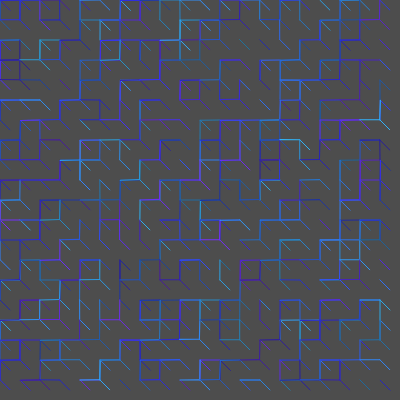
Frame 1 (no input)
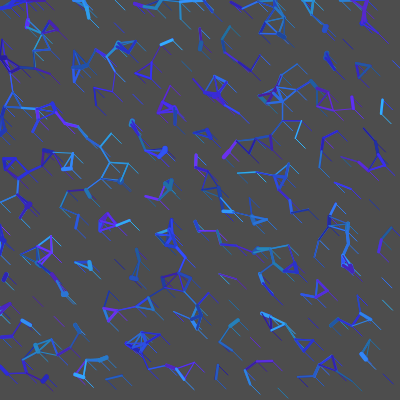
Frame 60 (no input)
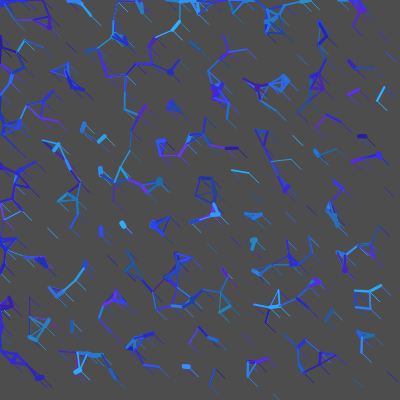
Frame 120 (the mouse pressed at the canvas centre since frame 60)

The p5.js sketch that drew these frames (run headless with seeded random() and noise() and a simulated clock; from frame 60 on, the mouse is pressed at the canvas centre):

// p5.js sketch
// ── sketch.js
let gridSize = 20;
let noiseScale = 0.1;
let particles = [];
let ripples = [];

function setup() {
  createCanvas(400, 400);
  colorMode(HSB, 360, 100, 100);

  noiseDetail(4, 0.5);
  generateParticles();
}

function draw() {
  background(0, 0, 30);

  for (let i = 0; i < particles.length; i++) {
    let p = particles[i];
    p.update();
    p.display();
    p.interact();
  }

  for (let i = 0; i < ripples.length; i++) {
    let ripple = ripples[i];
    ripple.interact();
    ripple.display();
    ripple.update();
  }
}

function generateParticles() {
  for (let x = 0; x < width; x += gridSize) {
    for (let y = 0; y < height; y += gridSize) {
      let xOffset = random(1000);
      let yOffset = random(1000);
      let particle = new Particle(x, y, xOffset, yOffset);
      particles.push(particle);
    }
  }
}

class Particle {
  constructor(x, y, xOffset, yOffset) {
    this.x = x;
    this.y = y;
    this.xOffset = xOffset;
    this.yOffset = yOffset;
    this.radius = gridSize / 2;
    this.color = color(random(200, 260), 80, random(60, 100), 10);
  }

  update() {
    let noiseVal = noise(this.xOffset + frameCount * noiseScale, this.yOffset);
    this.x += map(noiseVal, 0, 1, -1, 1);
    noiseVal = noise(this.xOffset, this.yOffset + frameCount * noiseScale);
    this.y += map(noiseVal, 0, 1, -1, 1);
    this.x = constrain(this.x, 0, width);
    this.y = constrain(this.y, 0, height);
  }

  display() {
    stroke(this.color);
    strokeWeight(1);
    line(this.x, this.y, this.x + this.radius, this.y + this.radius);
  }

  interact() {
    for (let i = 0; i < particles.length; i++) {
      let other = particles[i];
      if (other != this) {
        let d = dist(this.x, this.y, other.x, other.y);
        if (d < gridSize) {
          let alpha = map(d, 0, gridSize, 255, 30);
          stroke(hue(this.color), saturation(this.color), brightness(this.color), alpha);
          strokeWeight(map(d, 0, gridSize, 6, 1));
          line(this.x, this.y, other.x, other.y);
        }
      }
    }
  }
}

class Ripple {
  constructor(x, y, strength, hue) {
    this.x = x;
    this.y = y;
    this.strength = strength;
    this.radius = 0;
    this.maxRadius = random(40, 80);
    this.color = color(hue, 80, 80, 50);
    this.opacity = 255;
  }

  update() {
    this.radius += 5;
    this.opacity -= 5;
    if (this.opacity <= 0) {
      ripples.splice(ripples.indexOf(this), 1);
    }
  }

  display() {
    noFill();
    stroke(hue(this.color), saturation(this.color), brightness(this.color), this.opacity);
    strokeWeight(map(this.radius, 0, this.maxRadius, 10, 0));
    ellipse(this.x, this.y, this.radius, this.radius);
  }

  interact() {
    for (let i = 0; i < ripples.length; i++) {
      let other = ripples[i];
      if (other != this) {
        let d = dist(this.x, this.y, other.x, other.y);
        if (d < this.radius && d > this.radius - 20) {
          let strength = map(d, this.radius - 20, this.radius, this.strength, 0);
          other.strength = max(strength, other.strength);
        }
      }
    }
  }
}

function mouseClicked() {
  let ripple = new Ripple(mouseX, mouseY, random(30, 70), random(220, 300));
  ripples.push(ripple);
}
